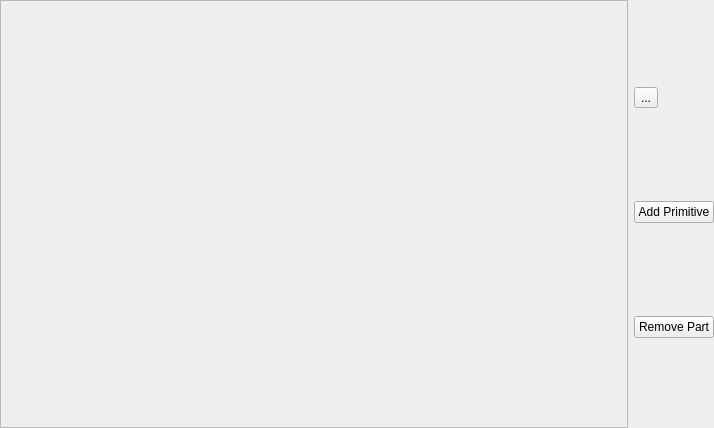
<?xml version="1.0" encoding="UTF-8"?>
<ui version="4.0">
 <class>VRQMainWindow</class>
 <widget class="QMainWindow" name="VRQMainWindow">
  <property name="geometry">
   <rect>
    <x>0</x>
    <y>0</y>
    <width>714</width>
    <height>428</height>
   </rect>
  </property>
  <property name="sizePolicy">
   <sizepolicy hsizetype="Maximum" vsizetype="Maximum">
    <horstretch>0</horstretch>
    <verstretch>0</verstretch>
   </sizepolicy>
  </property>
  <property name="windowTitle">
   <string>MainWindow</string>
  </property>
  <widget class="QWidget" name="m_pQCentralWidget">
   <property name="sizePolicy">
    <sizepolicy hsizetype="Expanding" vsizetype="Expanding">
     <horstretch>0</horstretch>
     <verstretch>0</verstretch>
    </sizepolicy>
   </property>
   <property name="styleSheet">
    <string notr="true">border-color: qlineargradient(spread:pad, x1:0.181818, y1:0.267, x2:1, y2:0, stop:0 rgba(234, 133, 0, 255), stop:1 rgba(255, 255, 255, 255));</string>
   </property>
   <layout class="QGridLayout" name="gridLayout">
    <property name="margin">
     <number>0</number>
    </property>
    <item row="0" column="0">
     <layout class="QHBoxLayout" name="m_pQHorizontalLayout">
      <item>
       <widget class="QFrame" name="m_pQFrame">
        <property name="sizePolicy">
         <sizepolicy hsizetype="Expanding" vsizetype="Expanding">
          <horstretch>0</horstretch>
          <verstretch>0</verstretch>
         </sizepolicy>
        </property>
        <property name="focusPolicy">
         <enum>Qt::StrongFocus</enum>
        </property>
        <property name="frameShape">
         <enum>QFrame::StyledPanel</enum>
        </property>
        <property name="frameShadow">
         <enum>QFrame::Raised</enum>
        </property>
        <layout class="QGridLayout" name="gridLayout_2">
         <item row="0" column="0">
          <widget class="OSGQT_Widget" name="m_pOSGQT_Widget" native="true">
           <property name="sizePolicy">
            <sizepolicy hsizetype="Expanding" vsizetype="Expanding">
             <horstretch>0</horstretch>
             <verstretch>0</verstretch>
            </sizepolicy>
           </property>
           <property name="focusPolicy">
            <enum>Qt::StrongFocus</enum>
           </property>
           <zorder>verticalLayoutWidget</zorder>
          </widget>
         </item>
        </layout>
       </widget>
      </item>
      <item>
       <layout class="QVBoxLayout" name="verticalLayout">
        <item>
         <widget class="QToolButton" name="toolButton">
          <property name="text">
           <string>...</string>
          </property>
          <property name="icon">
           <iconset>
            <normaloff>../../../../../../Users/Gregi_Laptop/Downloads/close-icon.png</normaloff>../../../../../../Users/Gregi_Laptop/Downloads/close-icon.png</iconset>
          </property>
          <property name="iconSize">
           <size>
            <width>10</width>
            <height>10</height>
           </size>
          </property>
         </widget>
        </item>
        <item>
         <widget class="QPushButton" name="m_pQAddButton">
          <property name="text">
           <string>Add Primitive</string>
          </property>
         </widget>
        </item>
        <item>
         <widget class="QPushButton" name="m_pQRemoveButton">
          <property name="text">
           <string>Remove Part</string>
          </property>
         </widget>
        </item>
       </layout>
      </item>
     </layout>
    </item>
   </layout>
  </widget>
  <action name="m_pQActionExit">
   <property name="text">
    <string>Exit</string>
   </property>
  </action>
 </widget>
 <customwidgets>
  <customwidget>
   <class>OSGQT_Widget</class>
   <extends>QWidget</extends>
   <header>OSGQT_Widget.h</header>
   <container>1</container>
  </customwidget>
 </customwidgets>
 <resources/>
 <connections>
  <connection>
   <sender>m_pQActionExit</sender>
   <signal>triggered(bool)</signal>
   <receiver>VRQMainWindow</receiver>
   <slot>close()</slot>
   <hints>
    <hint type="sourcelabel">
     <x>-1</x>
     <y>-1</y>
    </hint>
    <hint type="destinationlabel">
     <x>399</x>
     <y>299</y>
    </hint>
   </hints>
  </connection>
  <connection>
   <sender>toolButton</sender>
   <signal>clicked()</signal>
   <receiver>VRQMainWindow</receiver>
   <slot>close()</slot>
   <hints>
    <hint type="sourcelabel">
     <x>648</x>
     <y>113</y>
    </hint>
    <hint type="destinationlabel">
     <x>356</x>
     <y>213</y>
    </hint>
   </hints>
  </connection>
 </connections>
</ui>
